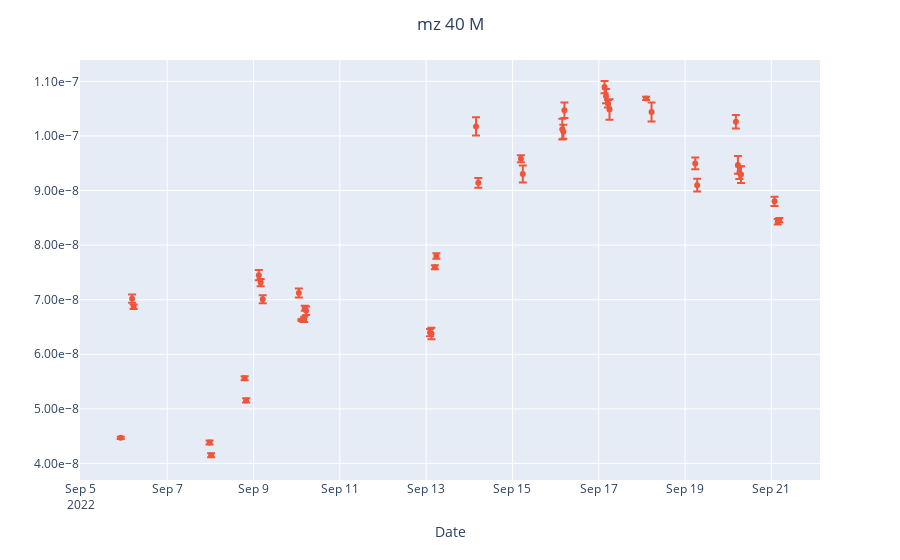

Source (notebook cell):
### Code cell
fig = px.scatter()
fig.add_scatter(x= full_df['date'], y=full_df['40_M_mean'], mode='markers', error_y=dict(array=full_df['40_M_std']), name='40_M_mean')
fig.update_layout(xaxis_title="Date")
fig.update_layout(title_text='mz 40 M', title_x=0.5)
fig.update_yaxes(tickformat=".2e")
